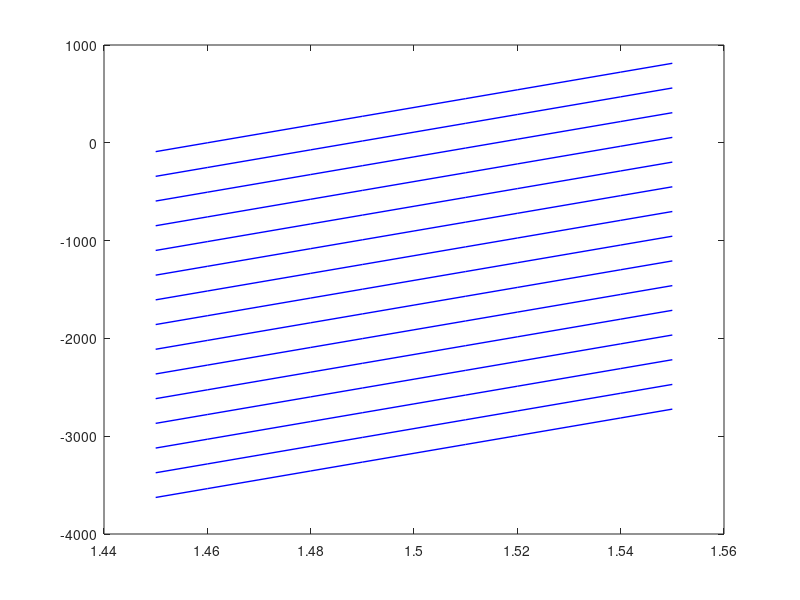

Write MATLAB code to recreate this figure.
x = 1.45:0.01:1.55 ; 
Qs = 140000 ; 
Qf = 130967 ;


for n = linspace(1.4910, 1.4640, 15)
y = (x-1.4890).*Qs + (n-x).*Qf ; 
plot(x,y,"b", "LineWidth",1);
hold on 
end 

